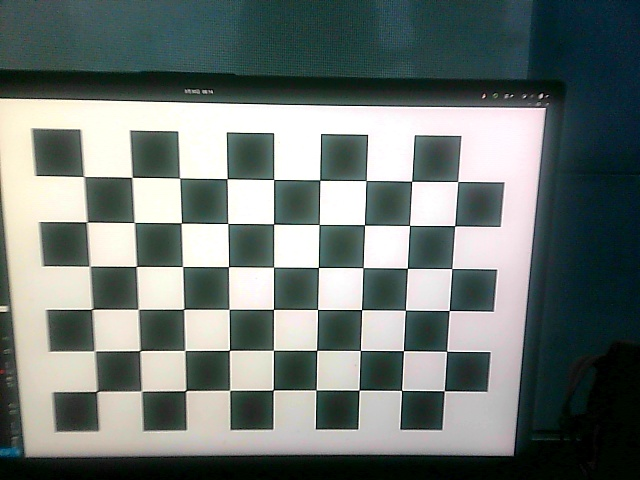
#> input picture img1.jpg, 640 x 480 px, given in place of the camera
$ python test.py
#> lines starting #> are read from the running program, lines starting #| are printed output that depends on the picture
# -*- coding: utf-8 -*-
"""
Created on Wed Sep 27 15:47:54 2017

@author: tina
"""
import cv2
import numpy as np

camera = cv2.VideoCapture(0) # 参数0表示第一个摄像头
# 判断视频是否打开
if (camera.isOpened()):
  print('Open')
else:
  print('摄像头未打开')

# 测试用,查看视频size
size = (int(camera.get(cv2.CAP_PROP_FRAME_WIDTH)),
    int(camera.get(cv2.CAP_PROP_FRAME_HEIGHT)))
print('size:'+repr(size))

es = cv2.getStructuringElement(cv2.MORPH_ELLIPSE, (9, 4))
kernel = np.ones((5, 5), np.uint8)
background = None

while True:
  # 读取视频流
  grabbed, frame_lwpCV = camera.read()
#> frame_lwpCV is the input picture: shape (480, 640, 3); mean B, G, R 116.5, 120.1, 110.7
  # 对帧进行预处理，先转灰度图，再进行高斯滤波。
  # 用高斯滤波进行模糊处理，进行处理的原因：每个输入的视频都会因自然震动、光照变化或者摄像头本身等原因而产生噪声。对噪声进行平滑是为了避免在运动和跟踪时将其检测出来。
  gray_lwpCV = cv2.cvtColor(frame_lwpCV, cv2.COLOR_BGR2GRAY)
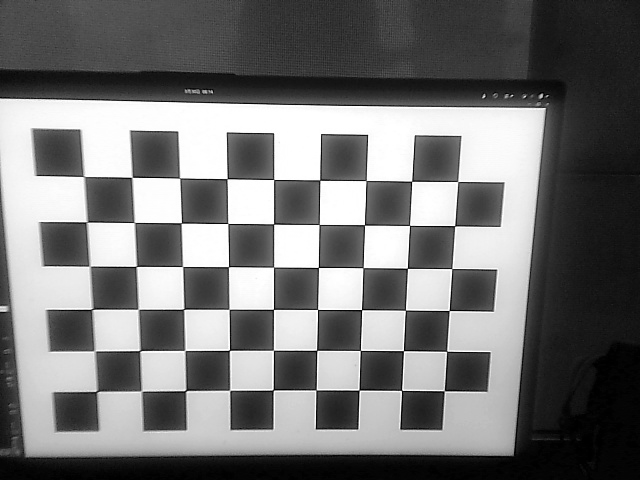
#> gray_lwpCV: shape (480, 640); min 0, max 255, mean 116.9
  gray_lwpCV = cv2.GaussianBlur(gray_lwpCV, (21, 21), 0)
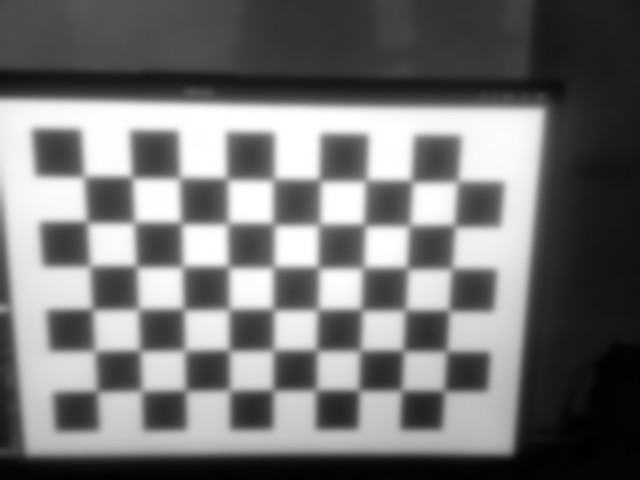
#> gray_lwpCV: shape (480, 640); min 1, max 255, mean 116.9

  # 将第一帧设置为整个输入的背景
  if background is None:
    background = gray_lwpCV
    continue
  # 对于每个从背景之后读取的帧都会计算其与北京之间的差异，并得到一个差分图（different map）。
  # 还需要应用阈值来得到一幅黑白图像，并通过下面代码来膨胀（dilate）图像，从而对孔（hole）和缺陷（imperfection）进行归一化处理
  diff = cv2.absdiff(background, gray_lwpCV)
  diff = cv2.threshold(diff, 148, 255, cv2.THRESH_BINARY)[1] # 二值化阈值处理
  diff = cv2.dilate(diff, es, iterations=2) # 形态学膨胀
  # 显示矩形框
  contours, hierarchy = cv2.findContours(diff.copy(), cv2.RETR_EXTERNAL, cv2.CHAIN_APPROX_SIMPLE) # 该函数计算一幅图像中目标的轮廓
  for c in contours:
    if cv2.contourArea(c) < 1500: # 对于矩形区域，只显示大于给定阈值的轮廓，所以一些微小的变化不会显示。对于光照不变和噪声低的摄像头可不设定轮廓最小尺寸的阈值
      continue
    (x, y, w, h) = cv2.boundingRect(c) # 该函数计算矩形的边界框
    cv2.rectangle(frame_lwpCV, (x, y), (x+w, y+h), (0, 255, 0), 2)

  cv2.imshow('contours', frame_lwpCV)
  cv2.imshow('dis', diff)

  key = cv2.waitKey(1) & 0xFF
  # 按'q'健退出循环
  if key == ord('q'):
    break
# When everything done, release the capture
camera.release()
cv2.destroyAllWindows()

$ run again, on img10.jpg
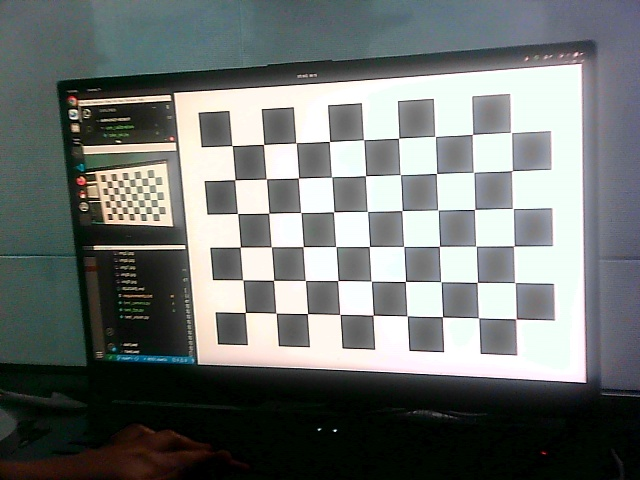
#> input picture img10.jpg, 640 x 480 px, given in place of the camera
#> frame_lwpCV is the input picture: shape (480, 640, 3); mean B, G, R 114, 116, 111.5
#> `gray_lwpCV = cv2.cvtColor(frame_lwpCV, cv2.COLOR_BGR2GRAY)`:
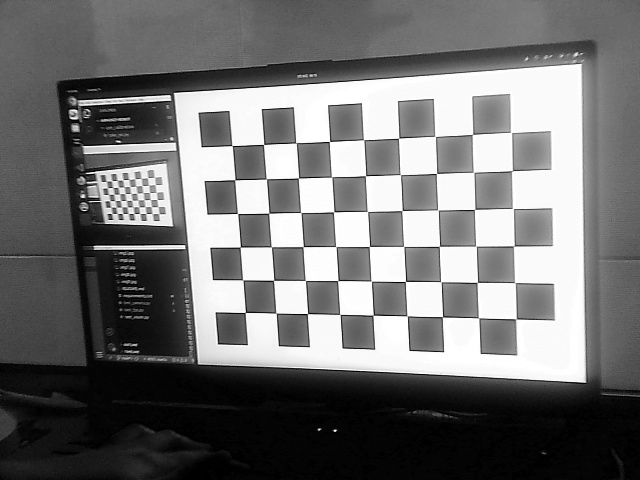
#> gray_lwpCV: shape (480, 640); min 0, max 255, mean 114.4
#> `gray_lwpCV = cv2.GaussianBlur(gray_lwpCV, (21, 21), 0)`:
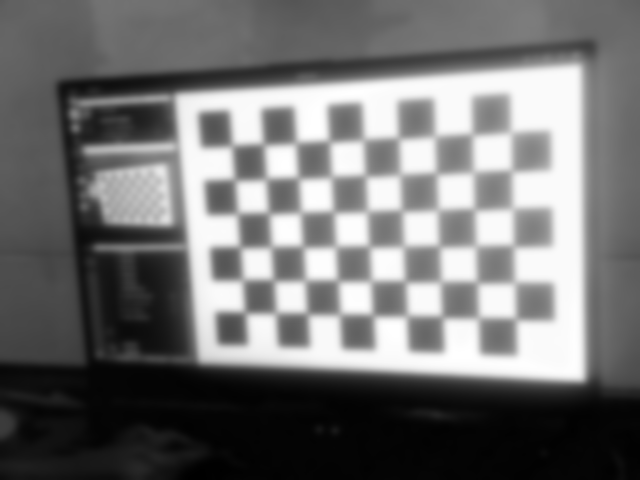
#> gray_lwpCV: shape (480, 640); min 0, max 255, mean 114.4

$ run again, on img11.jpg
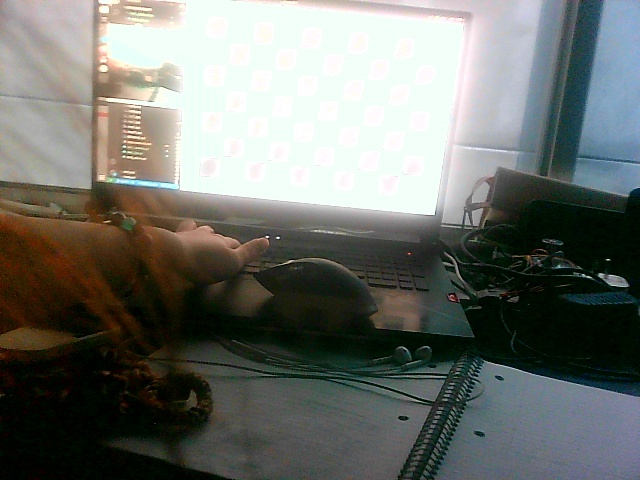
#> input picture img11.jpg, 640 x 480 px, given in place of the camera
#> frame_lwpCV is the input picture: shape (480, 640, 3); mean B, G, R 108.7, 113.7, 110.8
#> `gray_lwpCV = cv2.cvtColor(frame_lwpCV, cv2.COLOR_BGR2GRAY)`:
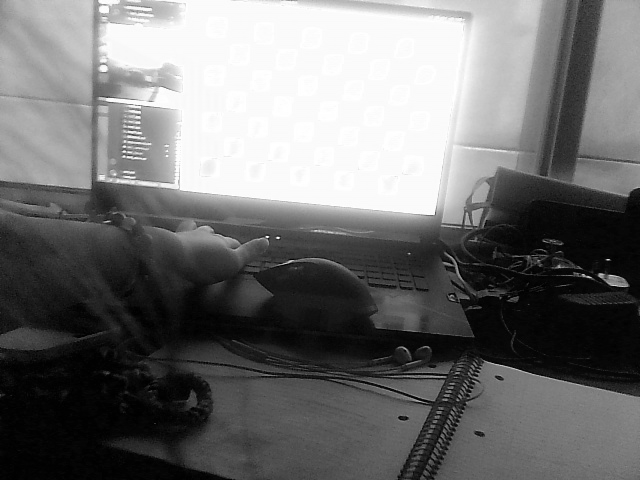
#> gray_lwpCV: shape (480, 640); min 0, max 255, mean 112.3
#> `gray_lwpCV = cv2.GaussianBlur(gray_lwpCV, (21, 21), 0)`:
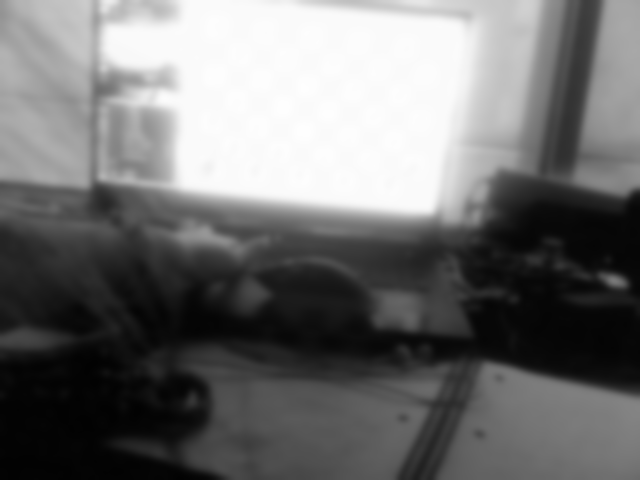
#> gray_lwpCV: shape (480, 640); min 2, max 254, mean 112.2

$ run again, on img12.jpg
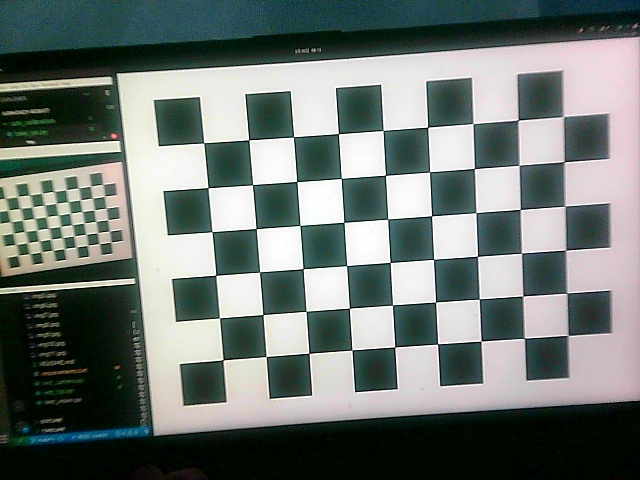
#> input picture img12.jpg, 640 x 480 px, given in place of the camera
#> frame_lwpCV is the input picture: shape (480, 640, 3); mean B, G, R 115.9, 120.1, 111.3
#> `gray_lwpCV = cv2.cvtColor(frame_lwpCV, cv2.COLOR_BGR2GRAY)`:
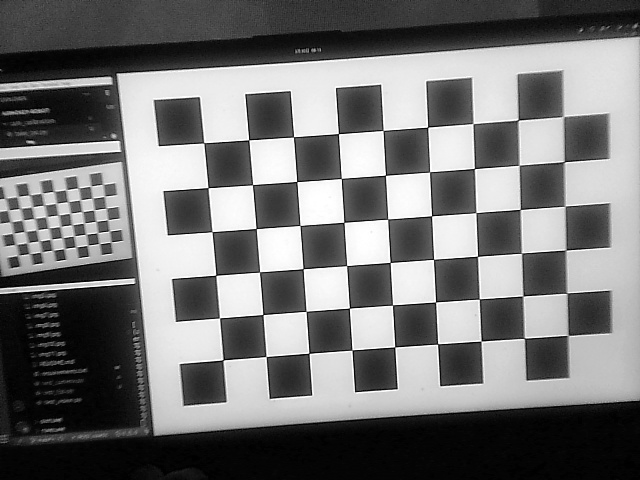
#> gray_lwpCV: shape (480, 640); min 0, max 255, mean 117
#> `gray_lwpCV = cv2.GaussianBlur(gray_lwpCV, (21, 21), 0)`:
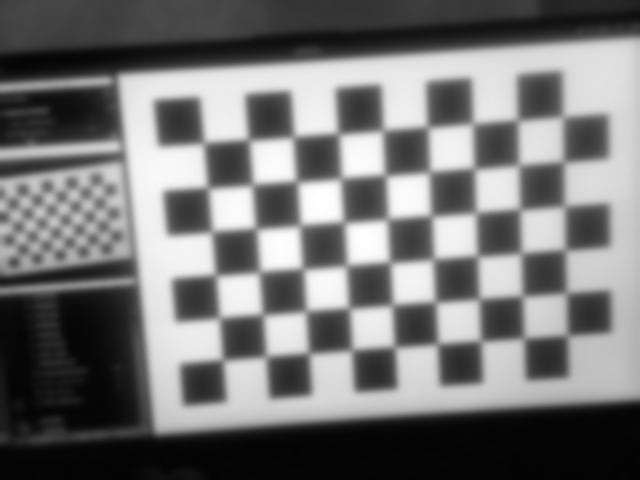
#> gray_lwpCV: shape (480, 640); min 2, max 255, mean 117
